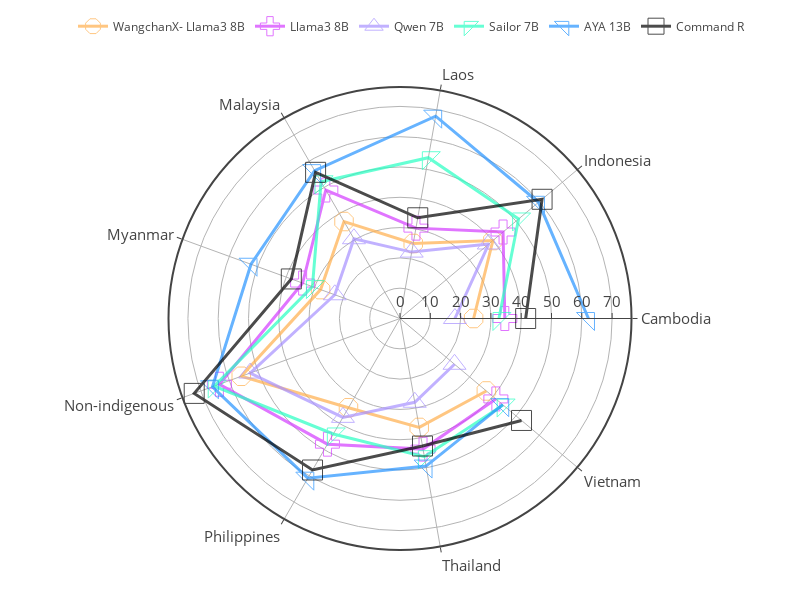

Write notebook code for a chart like this one.
### Markdown cell above
Only the best model per group.

### Code cell
import plotly.express as px

fig = go.Figure()

pdf = df[(df['prompt_lang'] == 'eng')].groupby(['model', 'region'])[['accuracy','macro_f1_score','weighted_f1_score']].mean().reset_index()
pdf['group'] = pdf['model'].apply(lambda x: model_to_group[x])

for i, group in enumerate(pdf["group"].unique()):
    filtered_pdf = pdf[(pdf['group'] == group)].groupby(['model'])[['accuracy','macro_f1_score','weighted_f1_score']].mean().reset_index()
    filtered_pdf = filtered_pdf.sort_values('weighted_f1_score', ascending=False)
    best_model_in_group = filtered_pdf['model'][0]

    best_model_in_group_pdf = pdf[(pdf['model'] == best_model_in_group)]
    
    fig.add_trace(go.Scatterpolar(
          r=best_model_in_group_pdf['weighted_f1_score'],
          theta=best_model_in_group_pdf["region"].unique(),
          fill='none',
          line=dict(color=model_to_color[best_model_in_group] if group != 'Commercial' else '#000000', width=3),
          marker=dict(size=20, symbol=model_to_index[best_model_in_group]+100),
          name=model_to_display_name[best_model_in_group],
          opacity=0.7,
    ))

# fig.update_layout(
#     template='plotly_white',
# )

fig.update_layout(
    template='none',
    width=800,
    height=600,
    margin=dict(l=50, r=50, t=50, b=50),
    font_size = 15,
    showlegend = True,
    polar = dict(
      angularaxis = dict(
        linewidth = 2,
        showline=True,
        linecolor='light gray'
      ),
      radialaxis = dict(
        side = "counterclockwise",
        showline = True,
        linewidth = 1,
        gridcolor = "light gray",
        gridwidth = 1,
      ),
    ),
    legend=dict(
        orientation="h",
        yanchor="bottom",
        y=1.1,
        xanchor="right",
        x=1.0,
        font_size=12,
    )
)

fig.write_image('../figures/nlu/weighted_f1_score_per_region_grouped.pdf')
fig.show()

### Figure 1 — Plotly figure (JSON) as saved in the notebook; plotly's stock layout.template omitted (floating-point values rounded to 4 significant figures)
{"data": [{"fill": "none", "line": {"color": "#ffaf4d", "width": 3}, "marker": {"size": 20, "symbol": 116}, "name": "WangchanX-\nLlama3 8B", "opacity": 0.7, "r": [24.3, 40.02, 25.14, 36.96, 27.89, 55.76, 34.01, 36.51, 37.2], "theta": ["Cambodia", "Indonesia", "Laos", "Malaysia", "Myanmar", "Non-indigenous", "Philippines", "Thailand", "Vietnam"], "type": "scatterpolar"}, {"fill": "none", "line": {"color": "#d43bff", "width": 3}, "marker": {"size": 20, "symbol": 103}, "name": "Llama3 8B", "opacity": 0.7, "r": [34.59, 44.41, 30.29, 48.97, 34.19, 63.43, 47.89, 43.77, 41.3], "theta": ["Cambodia", "Indonesia", "Laos", "Malaysia", "Myanmar", "Non-indigenous", "Philippines", "Thailand", "Vietnam"], "type": "scatterpolar"}, {"fill": "none", "line": {"color": "#a791ff", "width": 3}, "marker": {"size": 20, "symbol": 105}, "name": "Qwen 7B", "opacity": 0.7, "r": [18.12, 38.26, 22.25, 30.4, 22.9, 52.63, 37.67, 28.07, 23.5], "theta": ["Cambodia", "Indonesia", "Laos", "Malaysia", "Myanmar", "Non-indigenous", "Philippines", "Thailand", "Vietnam"], "type": "scatterpolar"}, {"fill": "none", "line": {"color": "#26ffc2", "width": 3}, "marker": {"size": 20, "symbol": 112}, "name": "Sailor 7B", "opacity": 0.7, "r": [32.65, 51.1, 53.88, 52.09, 30.76, 65.25, 44.01, 46.32, 44.44], "theta": ["Cambodia", "Indonesia", "Laos", "Malaysia", "Myanmar", "Non-indigenous", "Philippines", "Thailand", "Vietnam"], "type": "scatterpolar"}, {"fill": "none", "line": {"color": "#2693ff", "width": 3}, "marker": {"size": 20, "symbol": 109}, "name": "AYA 13B", "opacity": 0.7, "r": [62.2, 59.67, 67.8, 56.35, 52.34, 65.88, 60.86, 49.45, 44.26], "theta": ["Cambodia", "Indonesia", "Laos", "Malaysia", "Myanmar", "Non-indigenous", "Philippines", "Thailand", "Vietnam"], "type": "scatterpolar"}, {"fill": "none", "line": {"color": "#000000", "width": 3}, "marker": {"size": 20, "symbol": 101}, "name": "Command R", "opacity": 0.7, "r": [41.47, 61.21, 33.76, 55.71, 38.18, 72.28, 57.74, 42.74, 52.35], "theta": ["Cambodia", "Indonesia", "Laos", "Malaysia", "Myanmar", "Non-indigenous", "Philippines", "Thailand", "Vietnam"], "type": "scatterpolar"}], "layout": {"font": {"size": 15}, "height": 600, "legend": {"font": {"size": 12}, "orientation": "h", "x": 1, "xanchor": "right", "y": 1.1, "yanchor": "bottom"}, "margin": {"b": 50, "l": 50, "r": 50, "t": 50}, "polar": {"angularaxis": {"linecolor": "light gray", "linewidth": 2, "showline": true, "type": "category"}, "radialaxis": {"autorange": true, "gridcolor": "light gray", "gridwidth": 1, "linewidth": 1, "range": [0, 76.58], "showline": true, "side": "counterclockwise", "type": "linear"}}, "showlegend": true, "width": 800}}
